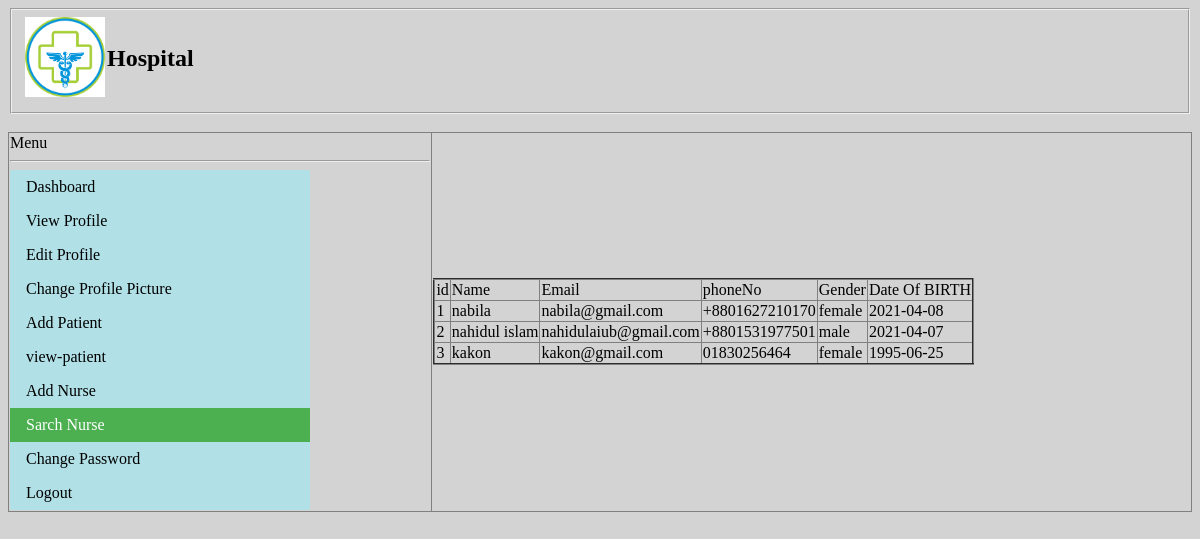
The app's page /view/sarchAllnurse.php (signed in) with its own data.
### tables this page shows
CREATE TABLE `user` (
  `id` int(10) NOT NULL,
  `name` varchar(30) NOT NULL,
  `email` varchar(30) NOT NULL,
  `phoneNo` varchar(30) NOT NULL,
  `gender` varchar(30) NOT NULL,
  `dob` varchar(30) NOT NULL
);

### view/sarchAllnurse.php (the view, shortened to what this page needs)
<!DOCTYPE html>
<html>
<head>
</head>
    <link rel='stylesheet' type="text/css" media="screen" href='style.css'/>
<body>
<?php include('./header.php'); ?>
<br>
    <table border="1px solid black" width='100%'>
        <tr>
            <td>
                <label>Menu</label>
                <br>
                <hr>
                <ul>
                    <li><a href='./dashboard.php'>Dashboard</a></li>
                    <li><a href='./profile.php'>View Profile</a></li>
                    <li><a href='./editprofile.php'>Edit Profile</a></li>
                    <li><a href='./changepropic.php'>Change Profile Picture</a></li>
                    <li><a href='./Add Patient.php'>Add Patient</a></li>
                     <li><a href='./view-patient.php'>view-patient</a></li>
                     <li><a href='./Add Nurse.php'>Add Nurse</a></li>
                     <li><a href='./sarchAllnurse.php'class="active">Sarch Nurse</a></li>
                     <li><a href='./changepass.php'>Change Password</a></li>
                    <li><a href='../controller/logout.php'>Logout</a></li>
                </ul>
            </td>
            <td>
<?php
	$conn = mysqli_connect('localhost', 'root', '', 'mydb1');
	$sql = "select * from user ";
	$result = mysqli_query($conn, $sql);
	$response = "<table border=2>
					<tr>
						<td>id</td>
						<td>Name</td>
						<td>Email</td>
						<td>phoneNo</td>
						<td>Gender</td>
						<td>Date Of BIRTH</td>
					</tr>";
	while ($row = mysqli_fetch_assoc($result)) {
		$response .= "	<tr>
							<td>{$row['id']}</td>
							<td>{$row['name']}</td>
							<td>{$row['email']}</td>
							<td>{$row['phoneNo']}</td>
							<td>{$row['gender']}</td>
							<td>{$row['dob']}</td>
						</tr>";
	}
	$response .= "</table>";
	echo $response;
?>

### view/header.php
<fieldset>
    <table>
        <tr>
            <td>
                <img src="../images/hospital.png" alt="Image not available" height="80">
            </td>
            <td>
                <h2>Hospital</h2>
            </td>
            <td></td>
        </tr>
    </table>
</fieldset>

### view/style.css (style rules this page uses)
body { background-color:LightGray; }
table, th, td { border-collapse: collapse; }
ul { list-style-type: none; margin: 0; padding: 0; width: 300px; background-color: #b1e1e7; }
li a { display: block; color: #000; padding: 8px 16px; text-decoration: none; }
li a.active { background-color: #4caf50; color: white; }

### records on screen
user: id "1", name "nabila", email "nabila@gmail.com", phoneNo "+8801627210170", gender "female", dob "2021-04-08"
user: id "2", name "nahidul islam", email "nahidulaiub@gmail.com", phoneNo "+8801531977501", gender "male", dob "2021-04-07"
user: id "3", name "kakon", email "kakon@gmail.com", phoneNo "01830256464", gender "female", dob "1995-06-25"
